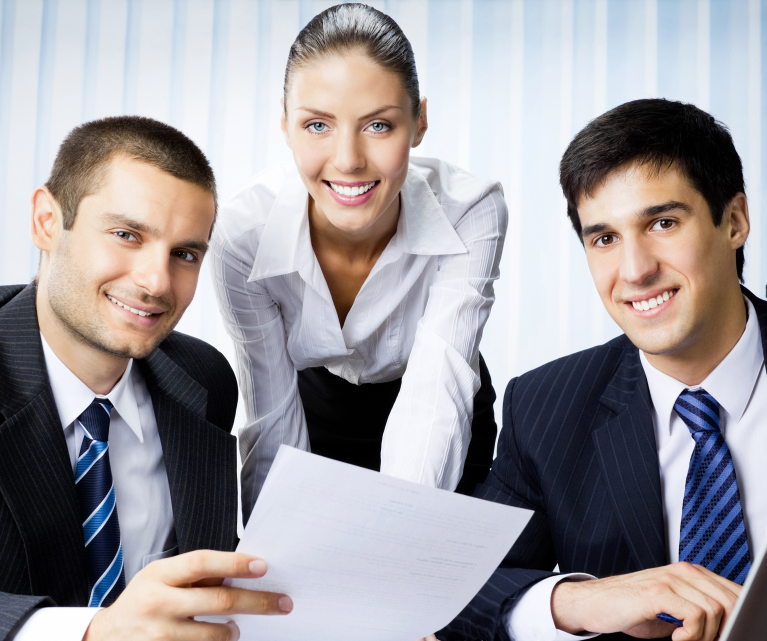
#> input picture Imagenes/gente-oficina.jpg, 2300 x 1923 px, given in place of the camera (shown at 1/3 size)
$ python Reconocimiento.py
#> lines starting #> are read from the running program, lines starting #| are printed output that depends on the picture; after the words box and inside, x2 and y2 are one past the last pixel; in counts of white or black regions, pixels touching at a corner belong together
import cv2
import os
import imutils

dataPath = 'Rostro reconocido'

if not os.path.exists(dataPath):
    print('Carpeta creada: ',dataPath)
    os.makedirs(dataPath)


cap = cv2.VideoCapture(0,cv2.CAP_DSHOW)

faceClassif = cv2.CascadeClassifier(cv2.data.haarcascades+'haarcascade_frontalface_default.xml')
count = 0

while True:
    ret, frame = cap.read()
#> frame is the input picture: shape (1923, 2300, 3); mean B, G, R 159.2, 155.3, 159.5
    if ret == False: break
    frame =  imutils.resize(frame, width=640)
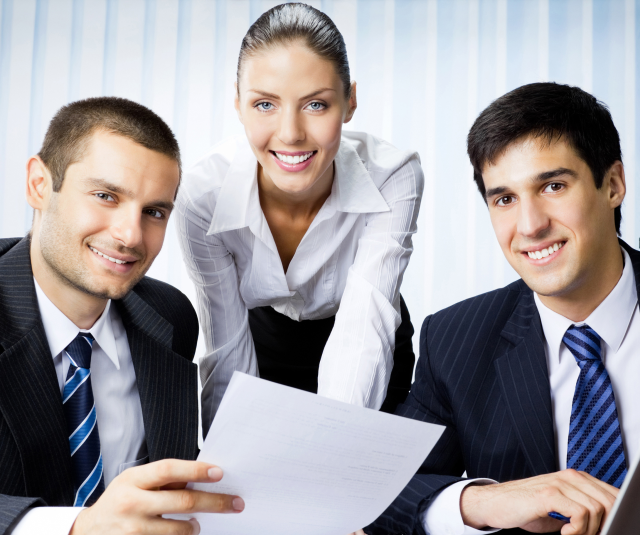
#> frame: shape (535, 640, 3); mean B, G, R 159.2, 155.3, 159.5
    gray = cv2.cvtColor(frame, cv2.COLOR_BGR2GRAY)
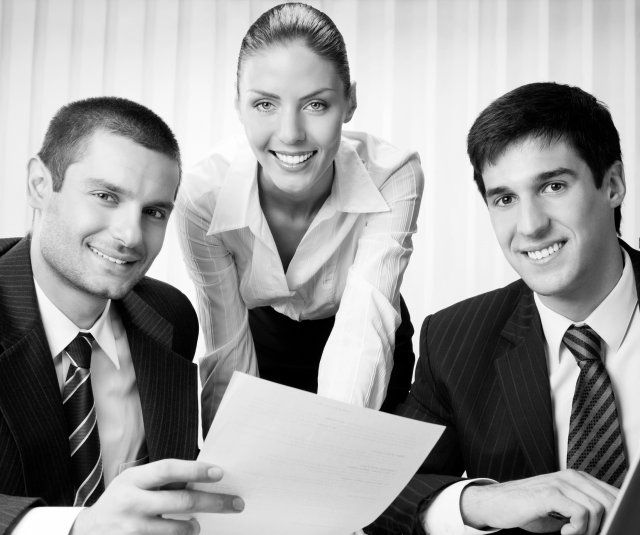
#> gray: shape (535, 640); min 0, max 255, mean 157
    auxFrame = frame.copy()
    faces = faceClassif.detectMultiScale(gray,1.3,5)
#> faces = [[221, 51, 139, 139], [457, 133, 146, 146]]
    for (x,y,w,h) in faces:
        cv2.rectangle(frame, (x,y),(x+w,y+h),(0,250,0),1)
        rostro = auxFrame[y:y+h,x:x+w]
        rostro = cv2.resize(rostro,(150,150),interpolation=cv2.INTER_CUBIC)
        cv2.imwrite(dataPath + '/rotro_{}.jpg'.format(count),rostro)
        count = count + 1
#> this loop made 2 passes
#> (x, y, w, h, count) on passes 1 to 2: (221, 51, 139, 139, 1), (457, 133, 146, 146, 2)
#> pass 1, `rostro = auxFrame[y:y+h,x:x+w]`:
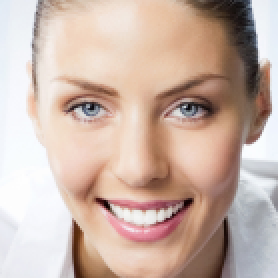
#> rostro: shape (139, 139, 3) (shown 2 times larger); mean B, G, R 167.9, 179.1, 201.8
#> pass 1, `rostro = cv2.resize(rostro,(150,150),interpolation=cv2.INTER_CUBIC)`:
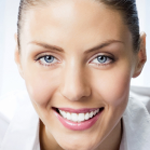
#> rostro: shape (150, 150, 3); mean B, G, R 167.8, 179.1, 201.8
#> pass 2, `rostro = auxFrame[y:y+h,x:x+w]`:
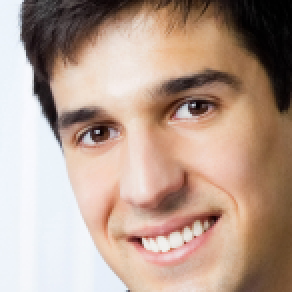
#> rostro: shape (146, 146, 3) (shown 2 times larger); mean B, G, R 144.3, 158.3, 182.9
#> pass 2, `rostro = cv2.resize(rostro,(150,150),interpolation=cv2.INTER_CUBIC)`:
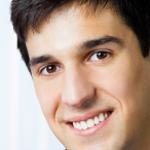
#> rostro: shape (150, 150, 3); mean B, G, R 144.3, 158.3, 182.9
#> after the loop:
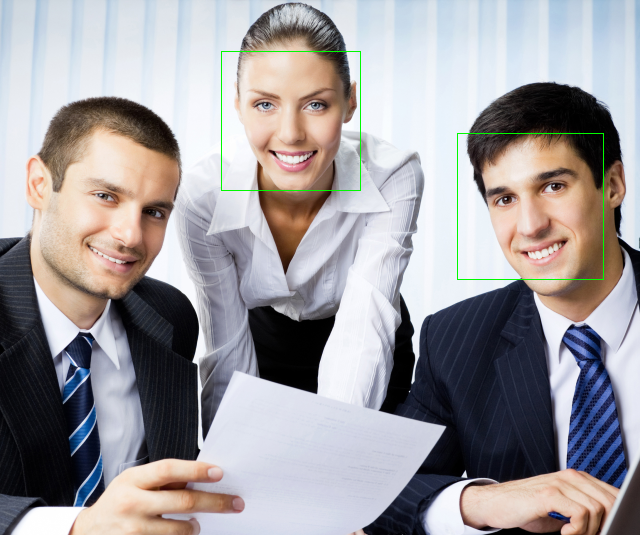
#> frame: shape (535, 640, 3); 0.33% of pixels changed, all inside (x1, y1, x2, y2) = (221, 51, 604, 280)
#> after the loop, count = 2
    cv2.imshow('frame',frame)
    k =  cv2.waitKey(1)
#> (key Esc is pressed here)
    if k == 27 or count >=300:
        break

cap.release()
cv2.destroyAllWindows()

$ run again, on Imagenes/grupo-personas-trabajando-plan-negocios-oficina_1303-15818.jpg
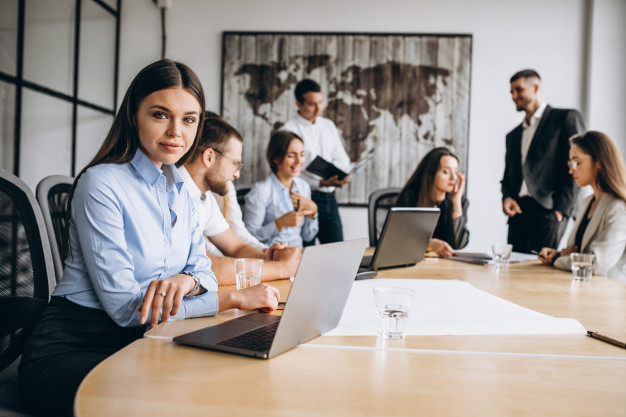
#> input picture Imagenes/grupo-personas-trabajando-plan-negocios-oficina_1303-15818.jpg, 626 x 417 px, given in place of the camera
#> frame is the input picture: shape (417, 626, 3); mean B, G, R 139.3, 144.1, 151.2
#> faces = [[144, 93, 70, 70]]
#> the loop `for (x,y,w,h) in faces:` made 1 pass
#> (x, y, w, h, count) on pass 1: (144, 93, 70, 70, 1)
#> pass 1, `rostro = cv2.resize(rostro,(150,150),interpolation=cv2.INTER_CUBIC)`:
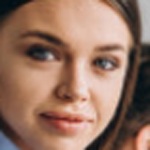
#> rostro: shape (150, 150, 3); mean B, G, R 98.9, 116.2, 151.2
#> after the loop `for (x,y,w,h) in faces:`:
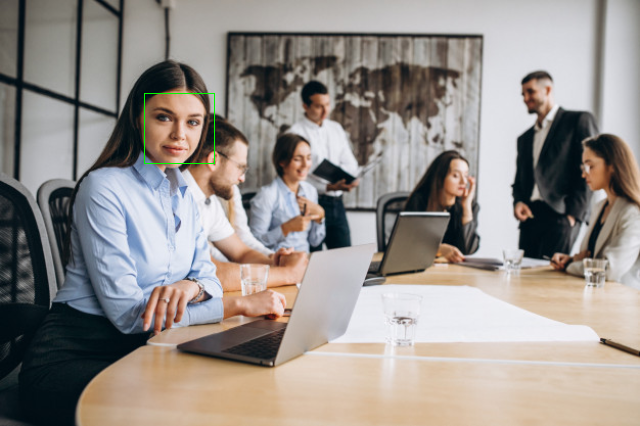
#> frame: shape (426, 640, 3); mean B, G, R 139.1, 144.2, 151
#> after the loop `for (x,y,w,h) in faces:`: count = 1

$ run again, on Imagenes/ofc.jpg
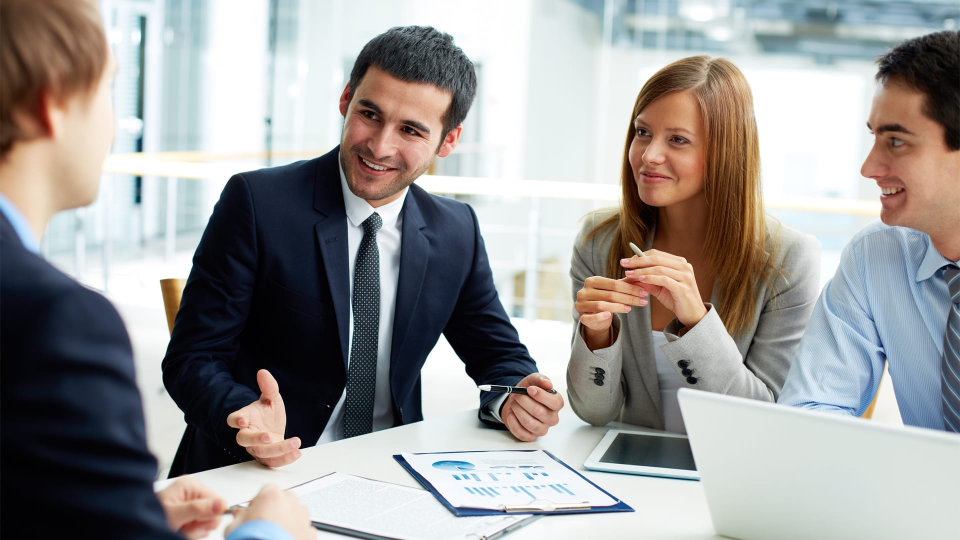
#> input picture Imagenes/ofc.jpg, 1920 x 1080 px, given in place of the camera (shown at 1/2 size)
#> frame is the input picture: shape (1080, 1920, 3); mean B, G, R 151.1, 152.3, 153.8
#> faces = [[407, 68, 66, 66], [219, 51, 82, 82]]
#> the loop `for (x,y,w,h) in faces:` made 2 passes
#> (x, y, w, h, count) on passes 1 to 2: (407, 68, 66, 66, 1), (219, 51, 82, 82, 2)
#> after the loop `for (x,y,w,h) in faces:`:
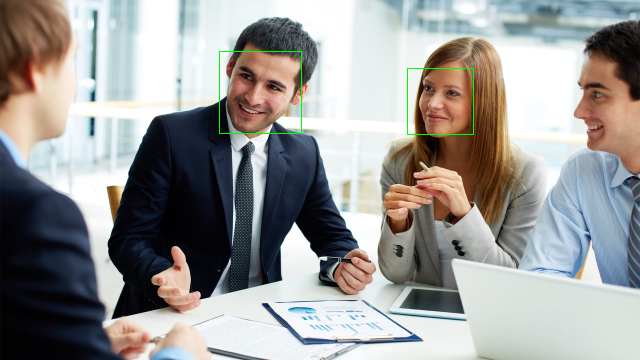
#> frame: shape (360, 640, 3); mean B, G, R 150.8, 152.7, 153.4
#> after the loop `for (x,y,w,h) in faces:`: count = 2
